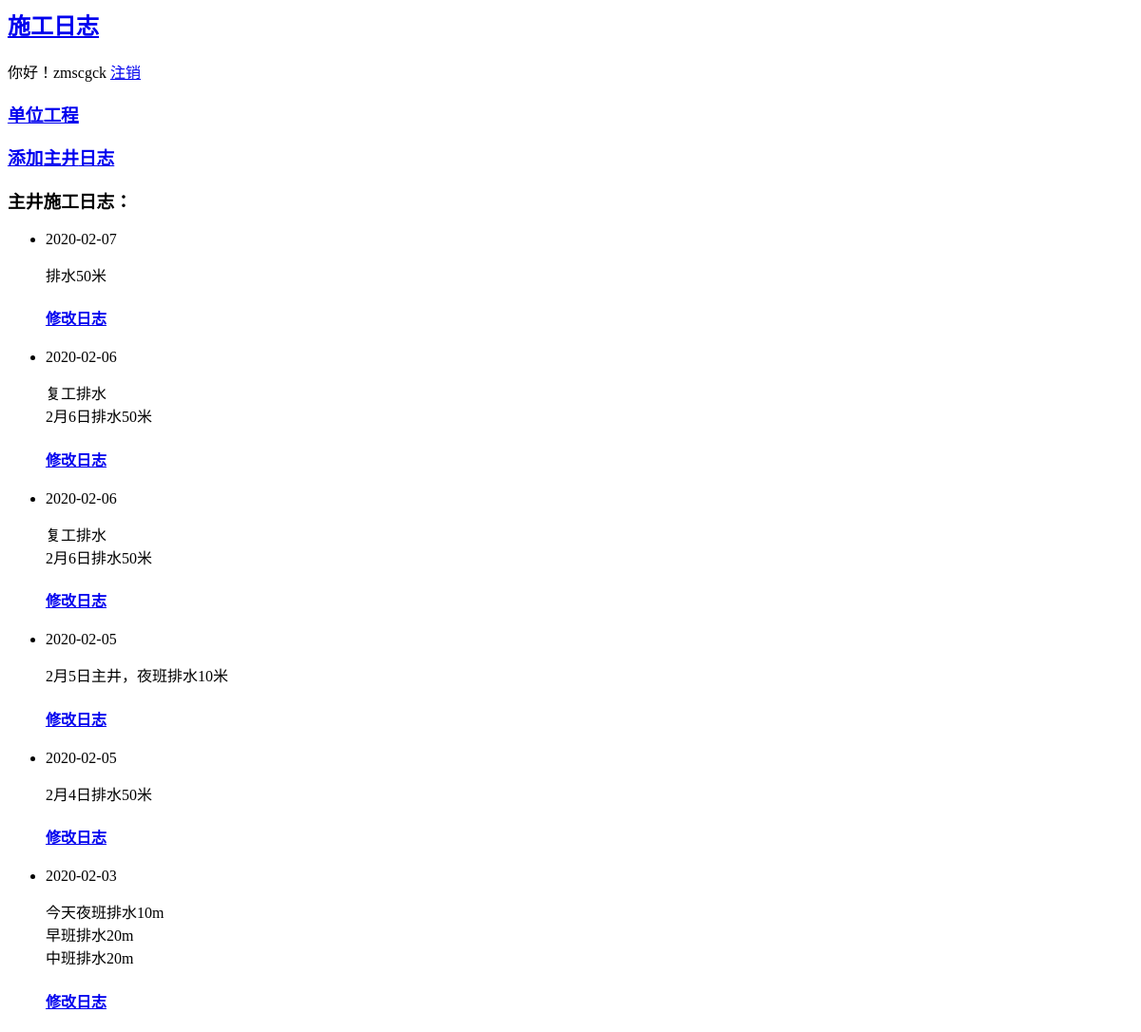
Before: /topics/1 (signed in) with the older database file.
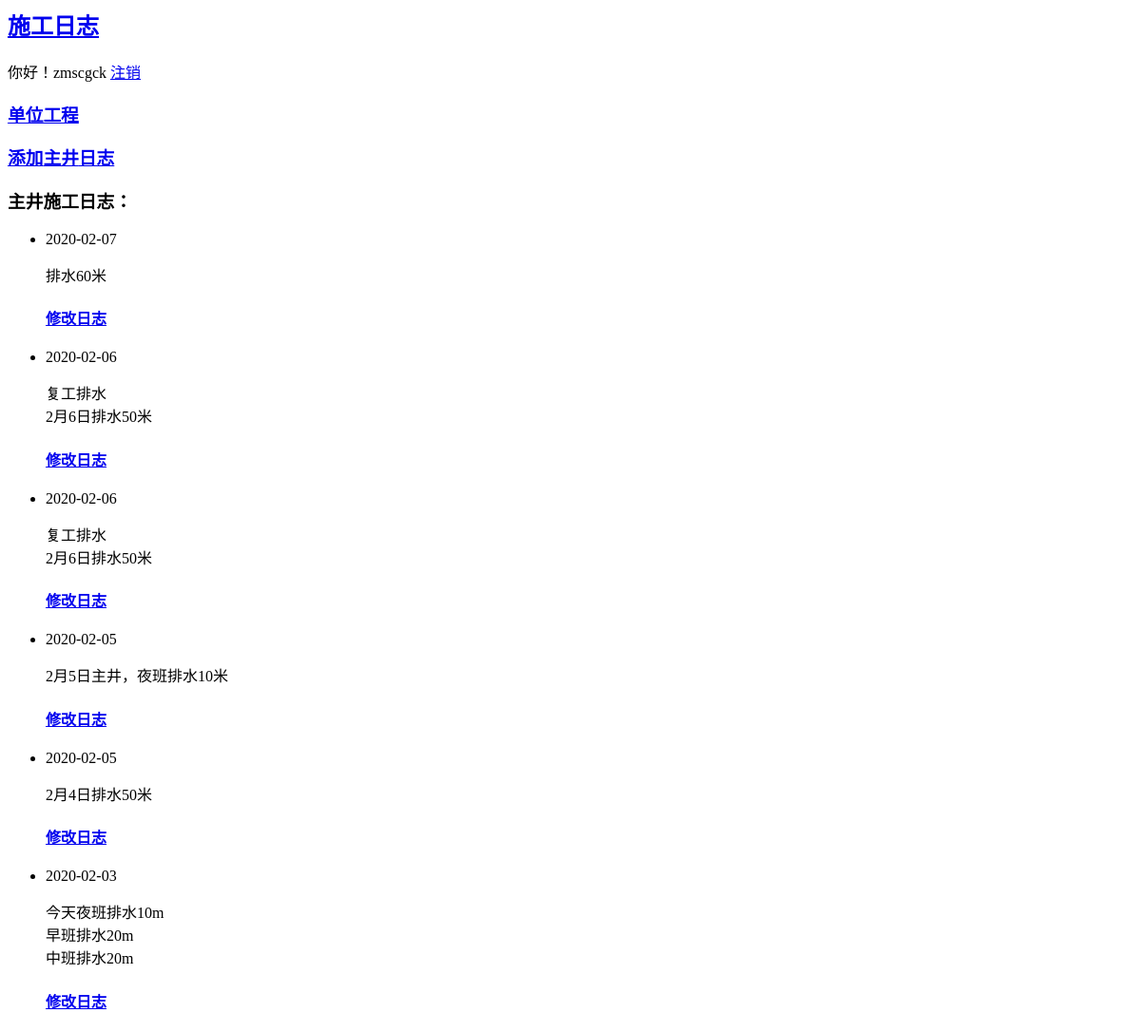
After: the same page with the newer database file.
### note/models.py (models this page shows, shortened)
class Entry(models.Model):
    topic = models .ForeignKey(Topic, on_delete=models.CASCADE)
    text = models.TextField()
    date_added = models .DateTimeField(default=timezone.now)
    class Meta:
        verbose_name_plural = '施工日志'

### note/views.py (the view)
# urls.py: path('topics/<topic_id>', views.topic, name='topic'),
@login_required
def topic(request, topic_id):
    topic = Topic.objects.get(id=topic_id)
    if topic.owner != request.user:
        raise Http404
    entries = topic.entry_set.order_by('-date_added')
    context = {'topic': topic, 'entries': entries}
    return render(request, 'note/topic.html', context)

### note/models.py (called while the page is built)
    def __str__(self):
        return self.text

### note/templates/note/topic.html
{% extends "note/base.html" %}
{% block content %}
<a href="{% url 'note:new_entry' topic.id %}"><h3>添加{{ topic }}日志</h3></a>
  <p>
	<h3>{{ topic }}施工日志：</h3>
	</p>
 <ul>
  {% for entry in entries %}
    <li>
		<p>{{entry.date_added|date:'Y-m-d'}}</p>
    <p>{{entry.text|linebreaks}}</p>
    <a href="{% url 'note:edit_entry' entry.id %}"><h4>修改日志</h4></a>
    </li>
  {% empty %}
    <li>
    请按时填报每日工作日志
	</li>
  {% endfor %}
</ul>
{% endblock content %}

Changed rows visible on the page:
changed Entry (number 1 of 6 on the later page): text "排水50米" → "排水60米"
